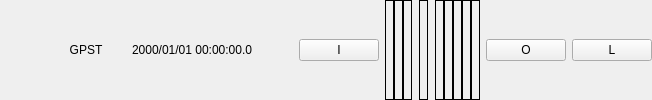
    <widget class="QWidget" name="Panel1" native="true">
     <property name="enabled">
      <bool>true</bool>
     </property>
     <property name="sizePolicy">
      <sizepolicy hsizetype="Preferred" vsizetype="Fixed">
       <horstretch>0</horstretch>
       <verstretch>0</verstretch>
      </sizepolicy>
     </property>
     <property name="toolTip">
      <string/>
     </property>
     <property name="text" stdset="0">
      <string/>
     </property>
     <layout class="QHBoxLayout" name="horizontalLayout_8">
      <property name="leftMargin">
       <number>0</number>
      </property>
      <property name="topMargin">
       <number>0</number>
      </property>
      <property name="rightMargin">
       <number>0</number>
      </property>
      <property name="bottomMargin">
       <number>0</number>
      </property>
      <item>
       <widget class="QPushButton" name="btnPanel">
        <property name="sizePolicy">
         <sizepolicy hsizetype="Fixed" vsizetype="Fixed">
          <horstretch>0</horstretch>
          <verstretch>0</verstretch>
         </sizepolicy>
        </property>
        <property name="toolTip">
         <string/>
        </property>
        <property name="icon">
         <iconset resource="rtknavi_qt.qrc">
          <normaloff>:/buttons/square</normaloff>:/buttons/square</iconset>
        </property>
        <property name="flat">
         <bool>true</bool>
        </property>
       </widget>
      </item>
      <item>
       <widget class="QPushButton" name="btnTimeSys">
        <property name="toolTip">
         <string/>
        </property>
        <property name="text">
         <string>GPST</string>
        </property>
        <property name="flat">
         <bool>true</bool>
        </property>
       </widget>
      </item>
      <item>
       <widget class="QLabel" name="lblTime">
        <property name="toolTip">
         <string/>
        </property>
        <property name="text">
         <string>2000/01/01 00:00:00.0</string>
        </property>
       </widget>
      </item>
      <item>
       <spacer name="horizontalSpacer">
        <property name="orientation">
         <enum>Qt::Horizontal</enum>
        </property>
        <property name="sizeHint" stdset="0">
         <size>
          <width>40</width>
          <height>20</height>
         </size>
        </property>
       </spacer>
      </item>
      <item>
       <widget class="QWidget" name="Panel12" native="true">
        <property name="enabled">
         <bool>true</bool>
        </property>
        <property name="sizePolicy">
         <sizepolicy hsizetype="Minimum" vsizetype="Preferred">
          <horstretch>0</horstretch>
          <verstretch>0</verstretch>
         </sizepolicy>
        </property>
        <property name="toolTip">
         <string/>
        </property>
        <property name="layoutDirection">
         <enum>Qt::LeftToRight</enum>
        </property>
        <property name="text" stdset="0">
         <string/>
        </property>
        <layout class="QHBoxLayout" name="horizontalLayout_7">
         <property name="leftMargin">
          <number>0</number>
         </property>
         <property name="topMargin">
          <number>0</number>
         </property>
         <property name="rightMargin">
          <number>0</number>
         </property>
         <property name="bottomMargin">
          <number>0</number>
         </property>
         <item>
          <widget class="QPushButton" name="btnInputStream">
           <property name="sizePolicy">
            <sizepolicy hsizetype="Fixed" vsizetype="Fixed">
             <horstretch>0</horstretch>
             <verstretch>0</verstretch>
            </sizepolicy>
           </property>
           <property name="toolTip">
            <string>Input Streams</string>
           </property>
           <property name="text">
            <string>I</string>
           </property>
          </widget>
         </item>
         <item>
          <widget class="QWidget" name="widget" native="true">
           <layout class="QHBoxLayout" name="horizontalLayout_10">
            <property name="spacing">
             <number>0</number>
            </property>
            <property name="leftMargin">
             <number>0</number>
            </property>
            <property name="topMargin">
             <number>0</number>
            </property>
            <property name="rightMargin">
             <number>0</number>
            </property>
            <property name="bottomMargin">
             <number>0</number>
            </property>
            <item>
             <widget class="QLabel" name="lblStream1">
              <property name="toolTip">
               <string/>
              </property>
              <property name="frameShape">
               <enum>QFrame::Box</enum>
              </property>
             </widget>
            </item>
            <item>
             <widget class="QLabel" name="lblStream2">
              <property name="toolTip">
               <string/>
              </property>
              <property name="frameShape">
               <enum>QFrame::Box</enum>
              </property>
             </widget>
            </item>
            <item>
             <widget class="QLabel" name="lblStream3">
              <property name="toolTip">
               <string/>
              </property>
              <property name="frameShape">
               <enum>QFrame::Box</enum>
              </property>
             </widget>
            </item>
            <item>
             <widget class="QLabel" name="lblImage1">
              <property name="sizePolicy">
               <sizepolicy hsizetype="Fixed" vsizetype="Ignored">
                <horstretch>0</horstretch>
                <verstretch>0</verstretch>
               </sizepolicy>
              </property>
              <property name="toolTip">
               <string/>
              </property>
              <property name="pixmap">
               <pixmap resource="rtknavi_qt.qrc">:/buttons/rarrow</pixmap>
              </property>
             </widget>
            </item>
            <item>
             <widget class="QLabel" name="lblServer">
              <property name="toolTip">
               <string/>
              </property>
              <property name="frameShape">
               <enum>QFrame::Box</enum>
              </property>
             </widget>
            </item>
            <item>
             <widget class="QLabel" name="lblImage2">
              <property name="sizePolicy">
               <sizepolicy hsizetype="Fixed" vsizetype="Ignored">
                <horstretch>0</horstretch>
                <verstretch>0</verstretch>
               </sizepolicy>
              </property>
              <property name="toolTip">
               <string/>
              </property>
              <property name="pixmap">
               <pixmap resource="rtknavi_qt.qrc">:/buttons/rarrow</pixmap>
              </property>
             </widget>
            </item>
            <item>
             <widget class="QLabel" name="lblStream4">
              <property name="toolTip">
               <string/>
              </property>
              <property name="frameShape">
               <enum>QFrame::Box</enum>
              </property>
             </widget>
            </item>
            <item>
             <widget class="QLabel" name="lblStream5">
              <property name="toolTip">
               <string/>
              </property>
              <property name="frameShape">
               <enum>QFrame::Box</enum>
              </property>
             </widget>
            </item>
            <item>
             <widget class="QLabel" name="lblStream6">
              <property name="toolTip">
               <string/>
              </property>
              <property name="frameShape">
               <enum>QFrame::Box</enum>
              </property>
             </widget>
            </item>
            <item>
             <widget class="QLabel" name="lblStream7">
              <property name="toolTip">
               <string/>
              </property>
              <property name="frameShape">
               <enum>QFrame::Box</enum>
              </property>
             </widget>
            </item>
            <item>
             <widget class="QLabel" name="lblStream8">
              <property name="toolTip">
               <string/>
              </property>
              <property name="frameShape">
               <enum>QFrame::Box</enum>
              </property>
             </widget>
            </item>
           </layout>
          </widget>
         </item>
         <item>
          <widget class="QPushButton" name="btnOutputStream">
           <property name="sizePolicy">
            <sizepolicy hsizetype="Fixed" vsizetype="Fixed">
             <horstretch>0</horstretch>
             <verstretch>0</verstretch>
            </sizepolicy>
           </property>
           <property name="toolTip">
            <string>Output Streams</string>
           </property>
           <property name="text">
            <string>O</string>
           </property>
          </widget>
         </item>
         <item>
          <widget class="QPushButton" name="btnLogStream">
           <property name="sizePolicy">
            <sizepolicy hsizetype="Fixed" vsizetype="Fixed">
             <horstretch>0</horstretch>
             <verstretch>0</verstretch>
            </sizepolicy>
           </property>
           <property name="toolTip">
            <string>Log Streams</string>
           </property>
           <property name="text">
            <string>L</string>
           </property>
          </widget>
         </item>
        </layout>
       </widget>
      </item>
     </layout>
    </widget>
